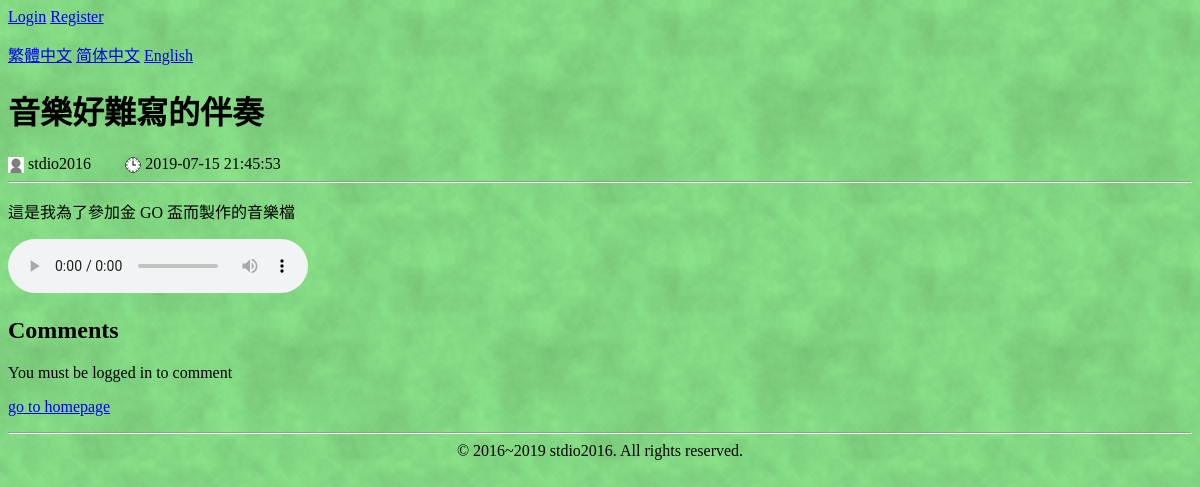
Screenshot of /play.php?id=1 with the database file from the repository.
### tables this page shows
CREATE TABLE `sounds` (
  `id` int(11) NOT NULL AUTO_INCREMENT,
  `name` varchar(255) NOT NULL,
  `date` datetime NOT NULL,
  `file` varchar(80) NOT NULL,
  `description` text NOT NULL,
  `user` varchar(20) NOT NULL,
  PRIMARY KEY (`id`)
);

### b.php (called while the page is built, shortened)
<?php
function getLang() {
  $supported_language = ['en', 'zh-tw', 'zh', 'zh-hant', 'zh-hans'];
  $langs = explode(',', $_SERVER['HTTP_ACCEPT_LANGUAGE']);
  $langs = array_map(function ($a) {
    $i = strpos($a, ";");
    if ($i !== false) {
      $a = substr($a, 0, $i);
    }
    return strtolower(trim($a));
  }, $langs);
  if (isset($_GET['lang'])) {
    $lang = $_GET['lang'];
  }
  else {
    $lang = 'en';
    foreach ($langs as $lang) {
      if (in_array($lang, $supported_language)) break;
    }
  }
  return $lang;
}
if (!isset($no_translation)) {
  $lang = getLang();
  include("lang/en.php");
}

### lang/en.php (called while the page is built)
<?php
$trans = array();
$trans['record list'] = 'Recording List';
$trans['constructing...'] = 'This website is being constructed... You can see this page later.';
$trans['time:'] = 'Time: ';
$trans['you are not logged in'] = 'You are not logged in';
$trans['username:'] = 'Username: ';
$trans['password:'] = 'Password: ';
$trans['password again:'] = 'Confirm password: ';
$trans['login'] = 'Login';
$trans['welcome,'] = 'Welcome, ';
$trans['logout'] = 'Logout';
$trans['username restriction'] = 'Username can only contain letters and digits, and cannot be longer than 20 characters';
$trans['comment cannot be empty'] = 'Comment cannot be blank';
$trans['comment'] = 'Comments';
$trans['you must login to make comment'] = 'You must be logged in to comment';
$trans['ok'] = 'OK';
$trans['copyright'] = '&copy; 2016~2019 stdio2016. All rights reserved.';
$trans['recording not found'] = 'Recording not found';
$trans['recording not found reason'] = 'Maybe I deleted the recording file, sorry.';
$trans['page not found'] = 'Page not found';
$trans['this is not the place you should come'] = "This is not the place you should come.";
$trans['you can '] = 'You can ';
$trans['go to homepage'] = 'go to homepage';
$trans['you are using old and unsupported ie'] = "This website doesn't support IE. Please use Chrome or Firefox.";
$trans['upload sound'] = 'Upload sound';
$trans['you must login to upload sound'] = 'You must be logged in to upload sound';
$trans['name:'] = 'Name: ';
$trans['file:'] = 'File: ';
$trans['description:'] = 'Description: ';
$trans['upload success'] = 'Upload success';
$trans['upload failed'] = 'Upload failed!';
$trans['upload too big'] = 'Upload file too big';
$trans['delete'] = 'Delete';
$trans['delete success'] = 'Delete success';
$trans['not audio file'] = 'This is not an audio file';
$trans['audio restriction'] = 'Audio file must be smaller than 2MB and can only be MP3, OGG, WAV';
$trans['enter your comment'] = 'Enter your comment...';
$trans['edit'] = 'Edit';
$trans['edit sound'] = 'Edit sound';
$trans['edit success'] = 'Edit success';
$trans['register'] = 'Register';
$trans['no account? please'] = "Don't have an account? Please ";
$trans['user or pass error'] = 'Username or password is wrong. Please try again';
$trans['user registered'] = 'Username has already been taken';
$trans['password differs'] = "Password confirmation doesn't match the password";
$trans['password restriction'] = 'Password can only contain letters and digits, and cannot be longer than 20 characters';

### play.php (the view, shortened to what this page needs)
<?php
$mypath = 'play.php?id=' . $_GET['id'];
require_once 'b.php';
$sql = "SELECT name, `date`, file, description, user FROM sounds where id = :id";
$query = $db->prepare($sql);
$query->execute(array(':id' => $_GET['id']));
$f = $query->fetch();
$name = htmlspecialchars($f['name']);
?>
<?php include 'header.php'; ?>
<?php if (!$f) {
  http_response_code(404);
?>
<h1><?=$trans['recording not found']?></h1>
<p><?=$trans['recording not found reason']?></p>
<?php } else { ?>
<h1 class='user-text'><?= $name ?></h1>
<div class="author">
  <img class="myicon" src="<?=BASE_PATH?>/image/user.png">
  <span class="username"><?= $f['user'] ?></span>
  <img class="myicon" src="<?=BASE_PATH?>/image/time.png">
  <span class="time"><?= $f['date'] ?></span>
</div>
<hr>
<p class='user-text'><?= htmlspecialchars($f['description']) ?></p>
<audio controls>
  <source src="<?=BASE_PATH?>/files/<?= $f['file'] ?>.ogg">
  <source src="<?=BASE_PATH?>/files/<?= $f['file'] ?>.m4a">
  <source src="<?=BASE_PATH?>/files/<?= $f['file'] ?>.wav" type="audio/wav">
  <source src="<?=BASE_PATH?>/files/<?= $f['file'] ?>.mp3" type="audio/mpeg">
</audio>
<h2><?=$trans['comment']?></h2>
  <?php if (isset($_SESSION['songs/user'])) { ?>
<script src="<?=BASE_PATH?>/js/validate.js" charset="utf-8"></script>
<form id='cmt' action="makeComment.php" method="post" onsubmit="return checkNoEmptyComment(event)">
  <input name='song' type="hidden" value='<?= $_GET['id'] ?>'>
  <textarea name='comment' maxlength="1000" placeholder="<?=$trans['enter your comment']?>"></textarea><br>
  <button type="submit" name='ok'><?=$trans['ok']?></button>
</form>
  <?php } else { ?>
<p><?=$trans['you must login to make comment']?></p>
  <?php } ?>
<?php } ?>
<p>
<a href='<?=BASE_PATH.'/'.$lang?>/index.php'><?=$trans['go to homepage']?></a>
</p>
<hr>
<?php require 'footer.php';

### header.php (shortened to what this page needs)
<!DOCTYPE html>
<html lang="<?=$lang?>">
<head>
<link rel="stylesheet" href="<?=BASE_PATH?>/css/main.css">
</head>
<body>
<?php
if (isset($_SESSION['songs/user'])) { ?>
<form action="logout.php">
  <p>
    <?=$trans['welcome,']?><span><?=$_SESSION['songs/user']?></span>
    <button type="submit"><?=$trans['logout']?></button>
  </p>
</form>
<script>
var username = "<?=$_SESSION['songs/user']?>";
</script>
<?php } else if (!isset($login_page)) { ?>
<a href="login.php?back=<?=htmlspecialchars(urlencode($_SERVER['REQUEST_URI']))?>"><?=$trans['login']?></a>
<a href="register.php?back=<?=htmlspecialchars(urlencode($_SERVER['REQUEST_URI']))?>"><?=$trans['register']?></a>
<?php }
$mypath = htmlspecialchars($mypath);
?>
<p>
  <a href='<?=BASE_PATH.'/zh-tw/'.$mypath?>'>繁體中文</a>
  <a href='<?=BASE_PATH.'/zh/'.$mypath?>'>简体中文</a>
  <a href='<?=BASE_PATH.'/en/'.$mypath?>'>English</a>
</p>

### footer.php
<footer id=di><?=$trans['copyright'];?>
</footer>
</body>
</html>

### css/main.css (style rules this page uses)
html { background-color: rgb(144, 255, 144); background-image: url("../image/background.png") }
footer { text-align: center; }
.user-text, .comment-text { white-space: pre-wrap; overflow-wrap: break-word; word-break: break-word; }
.myicon { height: 16px; width: 16px; vertical-align: middle; }

### rows the page displays
sounds: name "音樂好難寫的伴奏", user "stdio2016", date "2019-07-15 21:45:53", description "這是我為了參加金 GO 盃而製作的音樂檔"

### other values shown
$trans['login'] "Login"
$trans['register'] "Register"
$trans['comment'] "Comments"
$trans['you must login to make comment'] "You must be logged in to comment"
$trans['go to homepage'] "go to homepage"
$trans['copyright'] "© 2016~2019 stdio2016. All rights reserved."
